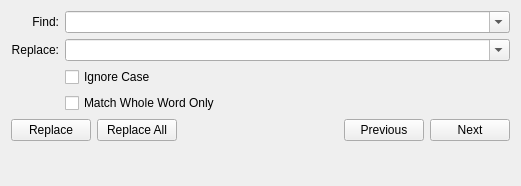
<ui version="4.0" >
 <class>FindReplaceUi</class>
 <widget class="QDialog" name="FindReplaceUi" >
  <property name="geometry" >
   <rect>
    <x>0</x>
    <y>0</y>
    <width>521</width>
    <height>186</height>
   </rect>
  </property>
  <property name="windowTitle" >
   <string>Find</string>
  </property>
  <layout class="QVBoxLayout" >
   <item>
    <layout class="QGridLayout" >
     <item row="0" column="1" >
      <widget class="QComboBox" name="findBox" >
       <property name="sizePolicy" >
        <sizepolicy vsizetype="Fixed" hsizetype="Expanding" >
         <horstretch>0</horstretch>
         <verstretch>0</verstretch>
        </sizepolicy>
       </property>
       <property name="editable" >
        <bool>true</bool>
       </property>
      </widget>
     </item>
     <item row="0" column="0" >
      <widget class="QLabel" name="label" >
       <property name="text" >
        <string>Find:</string>
       </property>
       <property name="alignment" >
        <set>Qt::AlignRight|Qt::AlignTrailing|Qt::AlignVCenter</set>
       </property>
       <property name="buddy" >
        <cstring>findBox</cstring>
       </property>
      </widget>
     </item>
     <item row="1" column="1" >
      <widget class="QComboBox" name="replaceBox" >
       <property name="sizePolicy" >
        <sizepolicy vsizetype="Fixed" hsizetype="Expanding" >
         <horstretch>0</horstretch>
         <verstretch>0</verstretch>
        </sizepolicy>
       </property>
       <property name="editable" >
        <bool>true</bool>
       </property>
      </widget>
     </item>
     <item row="1" column="0" >
      <widget class="QLabel" name="label_2" >
       <property name="text" >
        <string>Replace:</string>
       </property>
       <property name="alignment" >
        <set>Qt::AlignRight|Qt::AlignTrailing|Qt::AlignVCenter</set>
       </property>
       <property name="buddy" >
        <cstring>replaceBox</cstring>
       </property>
      </widget>
     </item>
     <item row="2" column="1" >
      <widget class="QCheckBox" name="ignoreCaseCheckBox" >
       <property name="text" >
        <string>Ignore Case</string>
       </property>
      </widget>
     </item>
     <item row="3" column="1" >
      <widget class="QCheckBox" name="wholeWordCheckBox" >
       <property name="text" >
        <string>Match Whole Word Only</string>
       </property>
      </widget>
     </item>
    </layout>
   </item>
   <item>
    <layout class="QHBoxLayout" >
     <item>
      <widget class="QPushButton" name="replaceButton" >
       <property name="focusPolicy" >
        <enum>Qt::NoFocus</enum>
       </property>
       <property name="text" >
        <string>Replace</string>
       </property>
      </widget>
     </item>
     <item>
      <widget class="QPushButton" name="replaceAllButton" >
       <property name="focusPolicy" >
        <enum>Qt::NoFocus</enum>
       </property>
       <property name="text" >
        <string>Replace All</string>
       </property>
      </widget>
     </item>
     <item>
      <spacer>
       <property name="orientation" >
        <enum>Qt::Horizontal</enum>
       </property>
       <property name="sizeHint" >
        <size>
         <width>40</width>
         <height>20</height>
        </size>
       </property>
      </spacer>
     </item>
     <item>
      <widget class="QPushButton" name="previousButton" >
       <property name="focusPolicy" >
        <enum>Qt::NoFocus</enum>
       </property>
       <property name="text" >
        <string>Previous</string>
       </property>
      </widget>
     </item>
     <item>
      <widget class="QPushButton" name="nextButton" >
       <property name="focusPolicy" >
        <enum>Qt::NoFocus</enum>
       </property>
       <property name="text" >
        <string>Next</string>
       </property>
      </widget>
     </item>
    </layout>
   </item>
   <item>
    <spacer>
     <property name="orientation" >
      <enum>Qt::Vertical</enum>
     </property>
     <property name="sizeHint" >
      <size>
       <width>20</width>
       <height>40</height>
      </size>
     </property>
    </spacer>
   </item>
  </layout>
 </widget>
 <resources/>
 <connections/>
</ui>
